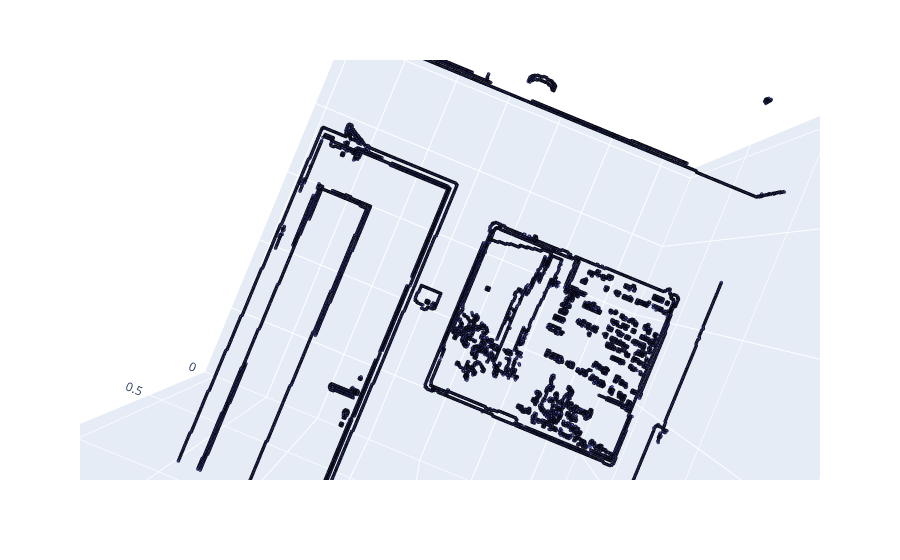

Notebook code for this chart:
### Code cell
x, y = np.nonzero(e_img)
z = np.ones((len(x),), dtype=np.int8)

fig = px.scatter_3d(x = x, y = y, z = z, height=500)
fig.update_traces(marker=dict(size=1, line=dict(width=1,color='black')))

### Figure 1 — Plotly figure (JSON) as saved in the notebook; plotly's stock layout.template omitted (floating-point values rounded to 4 significant figures; data arrays with more than 128 entries replaced by an {"elided": "..."} marker saying what was removed)
{"data": [{"hovertemplate": "x=%{x}<br>y=%{y}<br>z=%{z}<extra></extra>", "legendgroup": "", "marker": {"color": "#636efa", "line": {"color": "black", "width": 1}, "size": 1, "symbol": "circle"}, "mode": "markers", "name": "", "scene": "scene", "showlegend": false, "type": "scatter3d", "x": {"elided": "10455 int values"}, "y": {"elided": "10455 int values"}, "z": {"elided": "10455 int values"}}], "layout": {"autosize": true, "legend": {"tracegroupgap": 0}, "margin": {"t": 60}, "scene": {"aspectmode": "auto", "aspectratio": {"x": 1, "y": 1, "z": 1}, "camera": {"center": {"x": 0, "y": 0, "z": 0}, "eye": {"x": 4.821e-17, "y": 1.987e-17, "z": 0.8515}, "projection": {"type": "perspective"}, "up": {"x": 0, "y": 0, "z": 1}}, "domain": {"x": [0, 1], "y": [0, 1]}, "xaxis": {"title": {"text": "x"}, "type": "linear"}, "yaxis": {"title": {"text": "y"}, "type": "linear"}, "zaxis": {"title": {"text": "z"}, "type": "linear"}}}}
